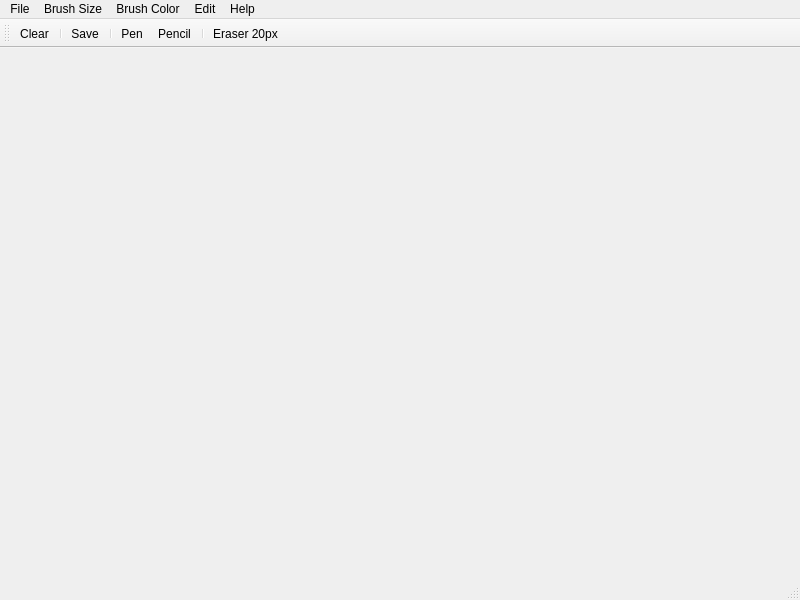
<?xml version="1.0" encoding="UTF-8"?>
<ui version="4.0">
 <class>NotesDoodle</class>
 <widget class="QMainWindow" name="NotesDoodle">
  <property name="geometry">
   <rect>
    <x>0</x>
    <y>0</y>
    <width>800</width>
    <height>600</height>
   </rect>
  </property>
  <property name="windowTitle">
   <string>MainWindow</string>
  </property>
  <widget class="QWidget" name="centralwidget"/>
  <widget class="QMenuBar" name="menubar">
   <property name="geometry">
    <rect>
     <x>0</x>
     <y>0</y>
     <width>800</width>
     <height>25</height>
    </rect>
   </property>
   <widget class="QMenu" name="menuFile">
    <property name="title">
     <string>File</string>
    </property>
    <addaction name="actionSave"/>
    <addaction name="actionClear"/>
    <addaction name="separator"/>
    <addaction name="actionPrint"/>
    <addaction name="separator"/>
    <addaction name="actionExit"/>
   </widget>
   <widget class="QMenu" name="menuBrush_Size">
    <property name="title">
     <string>Brush Size</string>
    </property>
    <addaction name="action2px"/>
    <addaction name="action5px"/>
    <addaction name="action10px"/>
    <addaction name="action20px"/>
   </widget>
   <widget class="QMenu" name="menuBrush_Color">
    <property name="title">
     <string>Brush Color</string>
    </property>
    <addaction name="actionBlack"/>
    <addaction name="actionWhite"/>
    <addaction name="actionRed"/>
    <addaction name="actionGreen"/>
    <addaction name="actionBlue"/>
   </widget>
   <widget class="QMenu" name="menuEraser">
    <property name="title">
     <string>Edit</string>
    </property>
    <addaction name="separator"/>
    <addaction name="actionPen"/>
    <addaction name="actionPencil"/>
    <addaction name="separator"/>
    <addaction name="actionEraser"/>
    <addaction name="actionEraser_20px"/>
   </widget>
   <widget class="QMenu" name="menuHelp">
    <property name="title">
     <string>Help</string>
    </property>
    <addaction name="actionAbout_MyNotebookDoodle"/>
    <addaction name="actionAbout_QT"/>
    <addaction name="separator"/>
    <addaction name="actionGo_to_Google"/>
    <addaction name="actionGo_to_Plymouth"/>
   </widget>
   <addaction name="menuFile"/>
   <addaction name="menuBrush_Size"/>
   <addaction name="menuBrush_Color"/>
   <addaction name="menuEraser"/>
   <addaction name="menuHelp"/>
  </widget>
  <widget class="QToolBar" name="toolBar">
   <property name="windowTitle">
    <string>toolBar</string>
   </property>
   <attribute name="toolBarArea">
    <enum>TopToolBarArea</enum>
   </attribute>
   <attribute name="toolBarBreak">
    <bool>false</bool>
   </attribute>
   <addaction name="actionClear"/>
   <addaction name="separator"/>
   <addaction name="actionSave"/>
   <addaction name="separator"/>
   <addaction name="actionPen"/>
   <addaction name="actionPencil"/>
   <addaction name="separator"/>
   <addaction name="actionEraser_20px"/>
  </widget>
  <widget class="QStatusBar" name="statusBar"/>
  <action name="actionSave">
   <property name="icon">
    <iconset resource="images.qrc">
     <normaloff>:/images/img/save.png</normaloff>:/images/img/save.png</iconset>
   </property>
   <property name="text">
    <string>Save</string>
   </property>
   <property name="statusTip">
    <string>Save your Doodle.</string>
   </property>
   <property name="shortcut">
    <string>Ctrl+S</string>
   </property>
  </action>
  <action name="actionClear">
   <property name="icon">
    <iconset resource="images.qrc">
     <normaloff>:/images/img/newfile.png</normaloff>:/images/img/newfile.png</iconset>
   </property>
   <property name="text">
    <string>Clear</string>
   </property>
   <property name="statusTip">
    <string>Draw a new Doodle.</string>
   </property>
   <property name="shortcut">
    <string>Ctrl+N</string>
   </property>
  </action>
  <action name="actionPrint">
   <property name="text">
    <string>Print</string>
   </property>
   <property name="shortcut">
    <string>Ctrl+P</string>
   </property>
  </action>
  <action name="actionExit">
   <property name="text">
    <string>Exit</string>
   </property>
   <property name="statusTip">
    <string>Exit from this window.</string>
   </property>
  </action>
  <action name="action2px">
   <property name="icon">
    <iconset resource="images.qrc">
     <normaloff>:/images/img/black2.png</normaloff>:/images/img/black2.png</iconset>
   </property>
   <property name="text">
    <string>2px</string>
   </property>
   <property name="statusTip">
    <string>Default brush color is black.</string>
   </property>
  </action>
  <action name="action5px">
   <property name="icon">
    <iconset resource="images.qrc">
     <normaloff>:/images/img/black5.png</normaloff>:/images/img/black5.png</iconset>
   </property>
   <property name="text">
    <string>5px</string>
   </property>
   <property name="statusTip">
    <string>Default brush color is black.</string>
   </property>
  </action>
  <action name="action10px">
   <property name="icon">
    <iconset resource="images.qrc">
     <normaloff>:/images/img/black8.png</normaloff>:/images/img/black8.png</iconset>
   </property>
   <property name="text">
    <string>10px</string>
   </property>
   <property name="statusTip">
    <string>Default brush color is black.</string>
   </property>
  </action>
  <action name="action20px">
   <property name="icon">
    <iconset resource="images.qrc">
     <normaloff>:/images/img/black.png</normaloff>:/images/img/black.png</iconset>
   </property>
   <property name="text">
    <string>20px</string>
   </property>
   <property name="statusTip">
    <string>Default brush color is black.</string>
   </property>
  </action>
  <action name="actionBlack">
   <property name="icon">
    <iconset resource="images.qrc">
     <normaloff>:/images/img/black5.png</normaloff>:/images/img/black5.png</iconset>
   </property>
   <property name="text">
    <string>Black</string>
   </property>
   <property name="statusTip">
    <string/>
   </property>
  </action>
  <action name="actionWhite">
   <property name="icon">
    <iconset resource="images.qrc">
     <normaloff>:/images/img/white.png</normaloff>:/images/img/white.png</iconset>
   </property>
   <property name="text">
    <string>White</string>
   </property>
  </action>
  <action name="actionRed">
   <property name="icon">
    <iconset resource="images.qrc">
     <normaloff>:/images/img/red.png</normaloff>:/images/img/red.png</iconset>
   </property>
   <property name="text">
    <string>Red</string>
   </property>
  </action>
  <action name="actionGreen">
   <property name="icon">
    <iconset resource="images.qrc">
     <normaloff>:/images/img/green.png</normaloff>:/images/img/green.png</iconset>
   </property>
   <property name="text">
    <string>Green</string>
   </property>
  </action>
  <action name="actionBlue">
   <property name="icon">
    <iconset resource="images.qrc">
     <normaloff>:/images/img/blue.png</normaloff>:/images/img/blue.png</iconset>
   </property>
   <property name="text">
    <string>Blue</string>
   </property>
  </action>
  <action name="actionEraser">
   <property name="icon">
    <iconset resource="images.qrc">
     <normaloff>:/images/img/earser.png</normaloff>:/images/img/earser.png</iconset>
   </property>
   <property name="text">
    <string>Eraser 5px</string>
   </property>
  </action>
  <action name="actionEraser_20px">
   <property name="icon">
    <iconset resource="images.qrc">
     <normaloff>:/images/img/earser.png</normaloff>:/images/img/earser.png</iconset>
   </property>
   <property name="text">
    <string>Eraser 20px</string>
   </property>
   <property name="statusTip">
    <string>Eraser size is 20px.</string>
   </property>
  </action>
  <action name="actionPen">
   <property name="icon">
    <iconset resource="images.qrc">
     <normaloff>:/images/img/pen2.png</normaloff>:/images/img/pen2.png</iconset>
   </property>
   <property name="text">
    <string>Pen</string>
   </property>
   <property name="statusTip">
    <string>Default Pen color: Blue; size: 5px.</string>
   </property>
  </action>
  <action name="actionPencil">
   <property name="icon">
    <iconset resource="images.qrc">
     <normaloff>:/images/img/pencil.png</normaloff>:/images/img/pencil.png</iconset>
   </property>
   <property name="text">
    <string>Pencil</string>
   </property>
   <property name="statusTip">
    <string>Default Pencil color: Black; size: 2px.</string>
   </property>
  </action>
  <action name="actionAbout_MyNotebookDoodle">
   <property name="text">
    <string>About MyNotebookDoodle</string>
   </property>
  </action>
  <action name="actionAbout_QT">
   <property name="text">
    <string>About QT</string>
   </property>
  </action>
  <action name="actionGo_to_Google">
   <property name="icon">
    <iconset resource="images.qrc">
     <normaloff>:/images/img/google.png</normaloff>:/images/img/google.png</iconset>
   </property>
   <property name="text">
    <string>Go to Google...</string>
   </property>
  </action>
  <action name="actionGo_to_Plymouth">
   <property name="icon">
    <iconset resource="images.qrc">
     <normaloff>:/images/img/plymouth32.png</normaloff>:/images/img/plymouth32.png</iconset>
   </property>
   <property name="text">
    <string>Go to University of Plymouth...</string>
   </property>
  </action>
 </widget>
 <resources>
  <include location="images.qrc"/>
 </resources>
 <connections/>
</ui>
